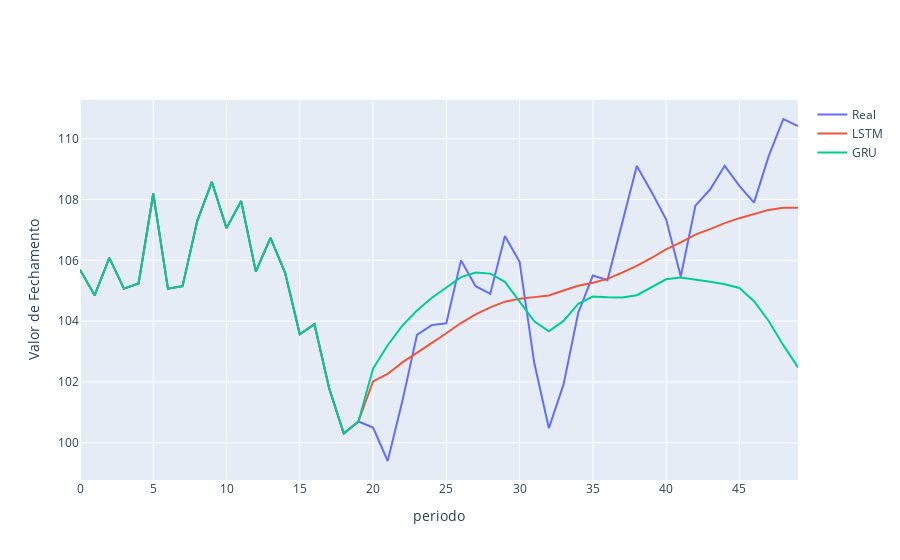

Here is the notebook cell this chart was saved with:
### Code cell
import plotly.graph_objs as go
fig = go.Figure()

fig.add_trace(go.Scatter(
   y=bova11['close'][-50:],
   name="Real")
)

fig.add_trace(go.Scatter(
   y=pred_30_lstm['close'][-50:],
   name="LSTM")
)

fig.add_trace(go.Scatter(
   y=pred_30_gru.close[-50:],
   name="GRU")
)

fig.update_layout(
   #title="Banda de Bollinger superior e inferior dos ultimos 60 dias de fechamento de 2009 a Fev 2023",
    yaxis_title="Valor de Fechamento",
    xaxis_title="periodo",
   #legend_title="legend",
)
fig.show()

### Figure 1 — Plotly figure (JSON) as saved in the notebook; plotly's stock layout.template omitted (floating-point values rounded to 4 significant figures)
{"data": [{"name": "Real", "type": "scatter", "y": [105.7, 104.8, 106.1, 105.1, 105.2, 108.2, 105.1, 105.2, 107.3, 108.6, 107.1, 107.9, 105.6, 106.7, 105.6, 103.6, 103.9, 101.8, 100.3, 100.7, 100.5, 99.4, 101.4, 103.6, 103.9, 103.9, 106, 105.2, 104.9, 106.8, 105.9, 102.6, 100.5, 101.9, 104.3, 105.5, 105.3, 107.2, 109.1, 108.3, 107.3, 105.5, 107.8, 108.3, 109.1, 108.4, 107.9, 109.4, 110.7, 110.4]}, {"name": "LSTM", "type": "scatter", "y": [105.7, 104.8, 106.1, 105.1, 105.2, 108.2, 105.1, 105.2, 107.3, 108.6, 107.1, 107.9, 105.6, 106.7, 105.6, 103.6, 103.9, 101.8, 100.3, 100.7, 102.0, 102.3, 102.6, 103.0, 103.3, 103.6, 103.9, 104.2, 104.5, 104.6, 104.7, 104.8, 104.8, 105.0, 105.2, 105.3, 105.4, 105.6, 105.8, 106.1, 106.4, 106.6, 106.8, 107.0, 107.2, 107.4, 107.5, 107.7, 107.7, 107.7]}, {"name": "GRU", "type": "scatter", "y": [105.7, 104.8, 106.1, 105.1, 105.2, 108.2, 105.1, 105.2, 107.3, 108.6, 107.1, 107.9, 105.6, 106.7, 105.6, 103.6, 103.9, 101.8, 100.3, 100.7, 102.4, 103.2, 103.8, 104.4, 104.8, 105.1, 105.4, 105.6, 105.6, 105.3, 104.7, 104.0, 103.7, 104.0, 104.6, 104.8, 104.8, 104.8, 104.9, 105.1, 105.4, 105.4, 105.4, 105.3, 105.2, 105.1, 104.7, 104.0, 103.2, 102.5]}], "layout": {"xaxis": {"title": {"text": "periodo"}}, "yaxis": {"title": {"text": "Valor de Fechamento"}}}}
